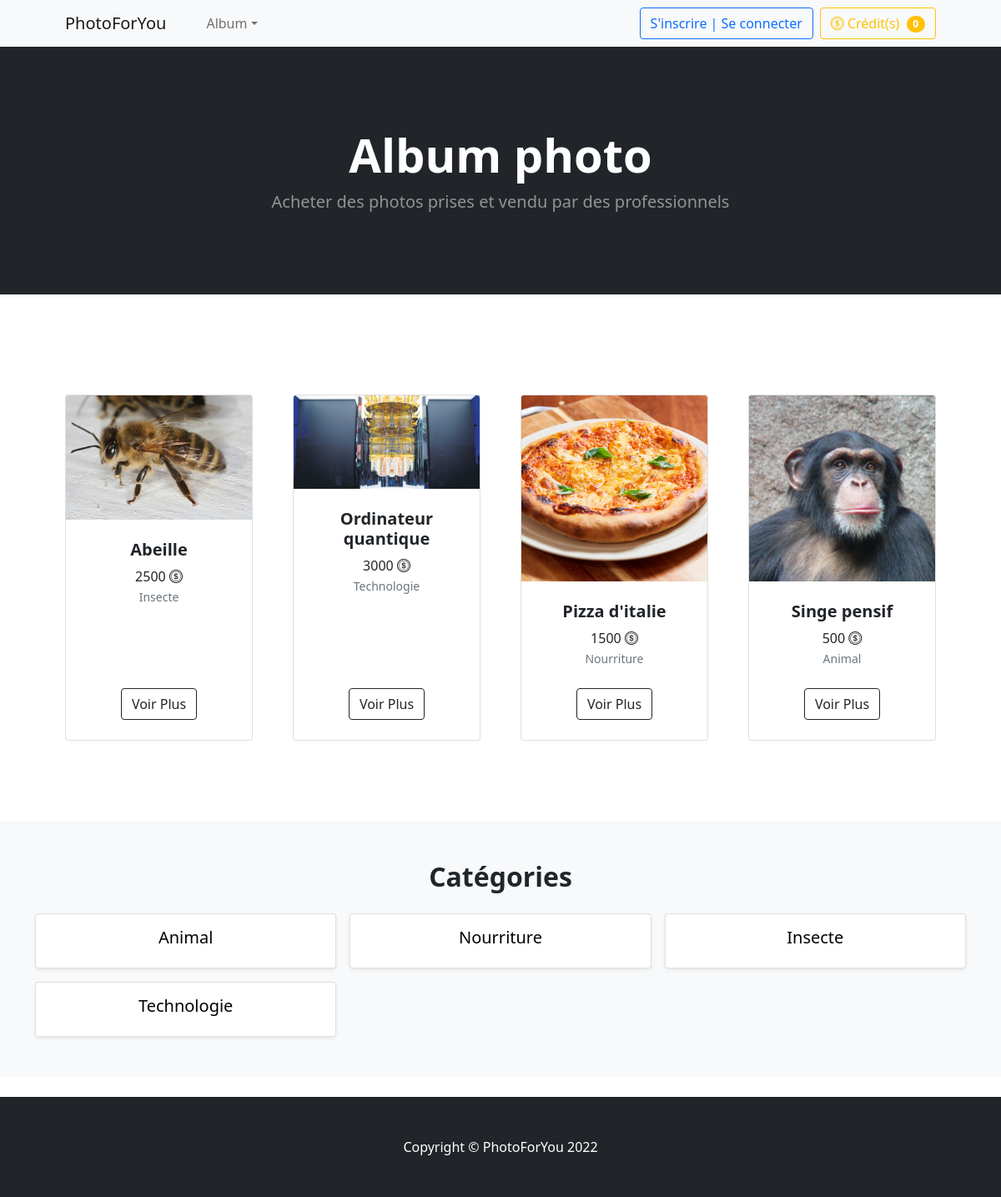
The page /voirPhoto.php on the database its author committed.
### tables this page shows
CREATE TABLE IF NOT EXISTS `menu` (
  `idMenu` int NOT NULL,
  `nomMenu` varchar(45) DEFAULT NULL,
  `URL` varchar(100) DEFAULT NULL,
  `Habilitation` varchar(10) DEFAULT NULL,
  PRIMARY KEY (`idMenu`)
);

CREATE TABLE IF NOT EXISTS `photo` (
  `idPhoto` int NOT NULL AUTO_INCREMENT,
  `libellePhoto` varchar(45) NOT NULL,
  `photoLargeur` int NOT NULL,
  `photoLongueur` int NOT NULL,
  `nomImage` varchar(45) NOT NULL,
  `prix` int NOT NULL,
  `active` int NOT NULL DEFAULT '0',
  `datePub` datetime NOT NULL,
  `poids` float NOT NULL,
  `idUser` int NOT NULL,
  `idTags` int NOT NULL,
  PRIMARY KEY (`idPhoto`),
  KEY `idUser_idx` (`idUser`),
  KEY `idTags_idx` (`idTags`)
);

CREATE TABLE IF NOT EXISTS `tags` (
  `idTags` int NOT NULL AUTO_INCREMENT,
  `libelleTags` varchar(45) NOT NULL,
  `active` int NOT NULL,
  `idUser` int NOT NULL,
  PRIMARY KEY (`idTags`),
  KEY `iduser_idx` (`idUser`)
);

### voirPhoto.php (the view, shortened to what this page needs)
<?php
    include('include/entete.inc.php');
    if(isset($_GET['idtags'])) {
        $photo = $db->query('SELECT * FROM photo, users, tags WHERE photo.idUser = users.idUser AND tags.idTags = photo.idTags AND tags.idTags = '.$_GET['idtags'].' AND tags.active = 1 AND photo.active = 1 AND idPhoto NOT IN (SELECT idPhoto FROM acheter) ORDER BY idPhoto DESC;');
    } else {
        $photo = $db->query('SELECT * FROM photo, users, tags WHERE photo.idUser = users.idUser AND tags.idTags = photo.idTags AND tags.active = 1 AND photo.active = 1 AND idPhoto NOT IN (SELECT idPhoto FROM acheter) ORDER BY idPhoto DESC;');
    }
?>
<header class="bg-dark py-5">
    <div class="container px-4 px-lg-5 my-5">
        <div class="text-center text-white">
            <h1 class="display-4 fw-bolder">Album photo</h1>
            <p class="lead fw-normal text-white-50 mb-0">Acheter des photos prises et vendu par des professionnels</p>
        </div>
    </div>
</header>
<br>
<section class="py-5">
    <div class="container px-4 px-lg-5 mt-5">
        <div class="row gx-4 gx-lg-5 row-cols-2 row-cols-md-3 row-cols-xl-4 justify-content-center">
        <?php
            foreach($photo as $value) {
                echo '<div class="col mb-5">
                    <div class="card h-100">
                        <img class="card-img-top" src="images/photos/'.htmlentities($value['nomImage']).'" alt="..." />
                        <div class="card-body p-4">
                            <div class="text-center">
                                <h5 class="fw-bolder">'.$value['libellePhoto'].'</h5>
                                '.$value['prix'].' <i class="bi bi-coin"></i>
                                <br>
                                <small class="text-muted">'.$value['libelleTags'].'</small>
                            </div>
                        </div>
                        <div class="card-footer p-4 pt-0 border-top-0 bg-transparent">
                            <div class="text-center"><a class="btn btn-outline-dark mt-auto" href="acheterPhoto.php?idphoto='.$value['idPhoto'].'">Voir Plus</a></div>
                        </div>
                    </div>
                </div>';
            }
        ?>
        </div>
    </div>
</section>
<div class="album py-5 bg-light">
    <div class="container">
        <h2 class="fw-bolder mb-4 text-center">Catégories</h2>
        <div class="row row-cols-1 row-cols-sm-2 row-cols-md-3 g-3">
            <?php
                if(isset($_GET['idtags'])) {
                    $id = $_GET['idtags'];
                    $tags = $db->query('SELECT * FROM tags WHERE tags.active = 1 AND idTags NOT IN ('.$id.') ORDER BY idTags DESC');
                } else {
                    $tags = $db->query('SELECT * FROM tags WHERE tags.active = 1 ORDER BY idTags DESC');
                }
                foreach($tags as $value) {
                    echo"
                    <a style='color: #000000; text-decoration: none; text-align: center;' href='voirPhoto.php?idtags=".$value['idTags']."'>
                    <div class='col'>
                        <div class='card shadow-sm'>
                            <div class='card-body'>
                                <h5 class='card-title'>".$value["libelleTags"]."</h5>
                            </div>
                        </div>
                    </div>
                    </a>";
                }
            ?>
        </div>
    </div>
</div>
<br>
<?php
    include('include/piedDePage.inc.php');
?>

### include/entete.inc.php (shortened to what this page needs)
<?php
    require_once('dbconnect.php');
    $db->setAttribute(PDO::ATTR_ERRMODE, PDO::ERRMODE_EXCEPTION);
?>
<!DOCTYPE html>
<html lang="fr">
    <head>
        <link rel="stylesheet" href="assets/css/bootstrap/css/bootstrap.min.css">
        <link rel="stylesheet" href="https://cdn.jsdelivr.net/npm/bootstrap-icons@1.8.1/font/bootstrap-icons.css">
    </head>
    <body>
        <?php
            switch ($_SESSION['type']) {
                case "visiteur":    $niveauHab = "%V%"; break;
            }
            $requete = "SELECT idMenu, nomMenu, URL FROM menu WHERE Habilitation LIKE '".$niveauHab."'";
            $instruction = $db->prepare($requete);
            $instruction->execute();
            $num = $instruction->fetchAll();
        ?>
        <nav class="navbar navbar-expand-lg navbar-light bg-light">
            <div class="container px-4 px-lg-5">
                <a class="navbar-brand" href=".">PhotoForYou</a>
                <div class="collapse navbar-collapse" id="navbarSupportedContent">
                    <ul class="navbar-nav me-auto mb-2 mb-lg-0 ms-lg-4">
                        <?php
                            foreach($num as $value) {
                                if (strlen($value['idMenu']) == 1) {
                                    echo '<li class="nav-item dropdown">'.PHP_EOL;
                                    echo '<a class="nav-link dropdown-toggle" id="navbarDropdown" href="'.$value['URL'].'" role="button" data-bs-toggle="dropdown" aria-expanded="false">'.$value['nomMenu'].'</a>'.PHP_EOL;
                                    echo "</li>";
                                }
                            }
                        ?>
                    </ul>
                    <div class="d-grid gap-2 d-md-flex justify-content-md-end">
                        <?php
                            if(!isset($_SESSION['login'])) {
                                echo '
                                <form class="d-flex">
                                    <button type="button" class="btn btn-outline-primary" data-bs-toggle="modal" data-bs-target="#modalConnexionInscription">
                                    S\'inscrire | Se connecter
                                    </button>
                                </form>
                                <div class="modal fade" tabindex="-1" role="dialog" id="modalConnexionInscription">
                                    <div class="modal-dialog modal-dialog-centered" role="document">
                                        <div class="modal-content rounded-5 shadow">
                                            <div class="modal-header p-5 pb-4 border-bottom-0">
                                                <h2 class="fw-bold mb-0">Connectez-vous</h2>
                                                <button type="button" class="btn-close" data-bs-dismiss="modal" aria-label="Close"></button>
                                            </div>
                                            <div class="modal-body p-5 pt-0">
                                                <a class="w-100 py-2 mb-2 btn btn-outline-primary rounded-4" href="connexion.php" role="button">Connexion</a>
                                                <hr class="my-4">
                                                <h2 class="fs-5 fw-bold mb-3">Ou Inscrivez-vous</h2>
                                                <a class="w-100 py-2 mb-2 btn btn-outline-dark rounded-4" href="formInscriptionClient.php" role="button">Inscription Client</a>
                                                <a class="w-100 py-2 mb-2 btn btn-outline-dark rounded-4" href="formInscriptionPhotographe.php" role="button">Inscription Photographe</a>
                                            </div>
                                        </div>
                                    </div>
                                </div>';
                            } else {
                                echo '
                                <form class="d-flex">
                                    <a class="btn btn-outline-primary" href="deconnexion.php" role="button">Deconnexion</a>
                                </form>';
                            }
                        ?>
                        <form class="d-flex">
                            <a class="btn btn-outline-warning" href="credit.php" role="button">
                                <i class='bi bi-coin'></i>
                                Crédit(s)
                                <span class="badge bg-warning text-white ms-1 rounded-pill"><?php if(!isset($_SESSION['login'])) {echo 0;} else {echo $_SESSION['credit'];} ?></span>
                            </a>
                        </form>
                    </div>
                </div>
            </div>
        </nav>

### include/piedDePage.inc.php (shortened to what this page needs)
        <footer class="py-5 bg-dark">
            <div class="container"><p class="m-0 text-center text-white">Copyright &copy; PhotoForYou <?php echo date('Y'); ?></p></div>
        </footer>
    </body>
</html>

### rows shown on the page
menu: nomMenu "Album"
photo: nomImage (picture), libellePhoto "Abeille", prix "2500", idTags.libelleTags "Insecte"
photo: nomImage (picture), libellePhoto "Ordinateur quantique", prix "3000", idTags.libelleTags "Technologie"
photo: nomImage (picture), libellePhoto "Pizza d'italie", prix "1500", idTags.libelleTags "Nourriture"
photo: nomImage (picture), libellePhoto "Singe pensif", prix "500", idTags.libelleTags "Animal"
tags: libelleTags "Animal"
tags: libelleTags "Nourriture"
tags: libelleTags "Insecte"
tags: libelleTags "Technologie"
